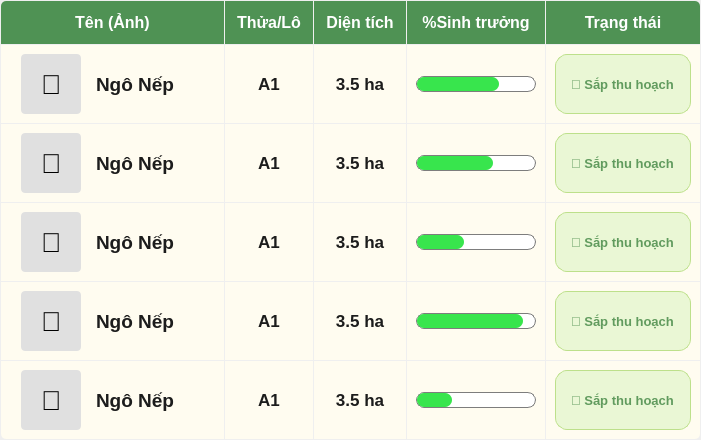
          <widget class="QFrame" name="frame_table_wrapper">
           <property name="styleSheet">
            <string notr="true">QFrame#frame_table_wrapper {
    background-color: #A0C590; /* Tạo màu viền lưới */
    border-radius: 6px;
}</string>
           </property>
           <layout class="QGridLayout" name="gridLayout_table">
            <property name="leftMargin">
             <number>1</number>
            </property>
            <property name="topMargin">
             <number>1</number>
            </property>
            <property name="rightMargin">
             <number>1</number>
            </property>
            <property name="bottomMargin">
             <number>1</number>
            </property>
            <property name="spacing">
             <number>1</number>
            </property>
            <item row="0" column="0">
             <widget class="QLabel" name="th_0">
              <property name="styleSheet">
               <string notr="true">background-color: #4F9254; color: white; font-weight: bold; font-size: 12pt; padding: 12px; border-top-left-radius: 5px;</string>
              </property>
              <property name="text">
               <string>Tên (Ảnh)</string>
              </property>
              <property name="alignment">
               <set>Qt::AlignCenter</set>
              </property>
             </widget>
            </item>
            <item row="0" column="1">
             <widget class="QLabel" name="th_1">
              <property name="styleSheet">
               <string notr="true">background-color: #4F9254; color: white; font-weight: bold; font-size: 12pt; padding: 12px;</string>
              </property>
              <property name="text">
               <string>Thửa/Lô</string>
              </property>
              <property name="alignment">
               <set>Qt::AlignCenter</set>
              </property>
             </widget>
            </item>
            <item row="0" column="2">
             <widget class="QLabel" name="th_2">
              <property name="styleSheet">
               <string notr="true">background-color: #4F9254; color: white; font-weight: bold; font-size: 12pt; padding: 12px;</string>
              </property>
              <property name="text">
               <string>Diện tích</string>
              </property>
              <property name="alignment">
               <set>Qt::AlignCenter</set>
              </property>
             </widget>
            </item>
            <item row="0" column="3">
             <widget class="QLabel" name="th_3">
              <property name="styleSheet">
               <string notr="true">background-color: #4F9254; color: white; font-weight: bold; font-size: 12pt; padding: 12px;</string>
              </property>
              <property name="text">
               <string>%Sinh trưởng</string>
              </property>
              <property name="alignment">
               <set>Qt::AlignCenter</set>
              </property>
             </widget>
            </item>
            <item row="0" column="4">
             <widget class="QLabel" name="th_4">
              <property name="styleSheet">
               <string notr="true">background-color: #4F9254; color: white; font-weight: bold; font-size: 12pt; padding: 12px; border-top-right-radius: 5px;</string>
              </property>
              <property name="text">
               <string>Trạng thái</string>
              </property>
              <property name="alignment">
               <set>Qt::AlignCenter</set>
              </property>
             </widget>
            </item>
            <item row="1" column="0">
             <widget class="QFrame" name="td1_0">
              <property name="styleSheet">
               <string notr="true">background-color: #FFFCF0;</string>
              </property>
              <layout class="QHBoxLayout">
               <property name="spacing">
                <number>15</number>
               </property>
               <property name="leftMargin">
                <number>20</number>
               </property>
               <item>
                <widget class="QLabel" name="img_1">
                 <property name="minimumSize">
                  <size>
                   <width>60</width>
                   <height>60</height>
                  </size>
                 </property>
                 <property name="maximumSize">
                  <size>
                   <width>60</width>
                   <height>60</height>
                  </size>
                 </property>
                 <property name="styleSheet">
                  <string notr="true">background-color: #E0E0E0; border-radius: 4px; font-size: 20pt;</string>
                 </property>
                 <property name="text">
                  <string>🌽</string>
                 </property>
                 <property name="alignment">
                  <set>Qt::AlignCenter</set>
                 </property>
                </widget>
               </item>
               <item>
                <widget class="QLabel" name="name_1">
                 <property name="styleSheet">
                  <string notr="true">font-size: 14pt; font-weight: bold; color: #1C1C1C; border: none;</string>
                 </property>
                 <property name="text">
                  <string>Ngô Nếp</string>
                 </property>
                </widget>
               </item>
               <item>
                <spacer>
                 <property name="orientation">
                  <enum>Qt::Horizontal</enum>
                 </property>
                 <property name="sizeHint" stdset="0">
                  <size>
                   <width>40</width>
                   <height>20</height>
                  </size>
                 </property>
                </spacer>
               </item>
              </layout>
             </widget>
            </item>
            <item row="1" column="1">
             <widget class="QLabel" name="td1_1">
              <property name="styleSheet">
               <string notr="true">background-color: #FFFCF0; color: #1C1C1C; font-weight: bold; font-size: 13pt; padding: 10px;</string>
              </property>
              <property name="text">
               <string>A1</string>
              </property>
              <property name="alignment">
               <set>Qt::AlignCenter</set>
              </property>
             </widget>
            </item>
            <item row="1" column="2">
             <widget class="QLabel" name="td1_2">
              <property name="styleSheet">
               <string notr="true">background-color: #FFFCF0; color: #1C1C1C; font-weight: bold; font-size: 13pt; padding: 10px;</string>
              </property>
              <property name="text">
               <string>3.5 ha</string>
              </property>
              <property name="alignment">
               <set>Qt::AlignCenter</set>
              </property>
             </widget>
            </item>
            <item row="1" column="3">
             <widget class="QFrame" name="td1_3">
              <property name="styleSheet">
               <string notr="true">background-color: #FFFCF0;</string>
              </property>
              <layout class="QHBoxLayout">
               <item>
                <widget class="QProgressBar" name="prg_1">
                 <property name="minimumSize">
                  <size>
                   <width>120</width>
                   <height>16</height>
                  </size>
                 </property>
                 <property name="maximumSize">
                  <size>
                   <width>120</width>
                   <height>16</height>
                  </size>
                 </property>
                 <property name="styleSheet">
                  <string notr="true">QProgressBar { border: 1px solid #7D7D7D; border-radius: 8px; background-color: #FFFFFF; } QProgressBar::chunk { background-color: #38E54D; border-radius: 7px; }</string>
                 </property>
                 <property name="value">
                  <number>70</number>
                 </property>
                 <property name="textVisible">
                  <bool>false</bool>
                 </property>
                </widget>
               </item>
              </layout>
             </widget>
            </item>
            <item row="1" column="4">
             <widget class="QFrame" name="td1_4">
              <property name="styleSheet">
               <string notr="true">background-color: #FFFCF0;</string>
              </property>
              <layout class="QHBoxLayout">
               <item>
                <widget class="QLabel" name="badge_1">
                 <property name="styleSheet">
                  <string notr="true">background-color: #EAF7D5; color: #619B5E; border: 1px solid #BDE08B; border-radius: 12px; padding: 4px 12px; font-weight: bold; font-size: 10pt;</string>
                 </property>
                 <property name="text">
                  <string>🌱 Sắp thu hoạch</string>
                 </property>
                </widget>
               </item>
              </layout>
             </widget>
            </item>
            <item row="2" column="0">
             <widget class="QFrame" name="td2_0">
              <property name="styleSheet">
               <string notr="true">background-color: #FFFCF0;</string>
              </property>
              <layout class="QHBoxLayout">
               <property name="spacing">
                <number>15</number>
               </property>
               <property name="leftMargin">
                <number>20</number>
               </property>
               <item>
                <widget class="QLabel" name="img_2">
                 <property name="minimumSize">
                  <size>
                   <width>60</width>
                   <height>60</height>
                  </size>
                 </property>
                 <property name="maximumSize">
                  <size>
                   <width>60</width>
                   <height>60</height>
                  </size>
                 </property>
                 <property name="styleSheet">
                  <string notr="true">background-color: #E0E0E0; border-radius: 4px; font-size: 20pt;</string>
                 </property>
                 <property name="text">
                  <string>🌽</string>
                 </property>
                 <property name="alignment">
                  <set>Qt::AlignCenter</set>
                 </property>
                </widget>
               </item>
               <item>
                <widget class="QLabel" name="name_2">
                 <property name="styleSheet">
                  <string notr="true">font-size: 14pt; font-weight: bold; color: #1C1C1C; border: none;</string>
                 </property>
                 <property name="text">
                  <string>Ngô Nếp</string>
                 </property>
                </widget>
               </item>
               <item>
                <spacer>
                 <property name="orientation">
                  <enum>Qt::Horizontal</enum>
                 </property>
                 <property name="sizeHint" stdset="0">
                  <size>
                   <width>40</width>
                   <height>20</height>
                  </size>
                 </property>
                </spacer>
               </item>
              </layout>
             </widget>
            </item>
            <item row="2" column="1">
             <widget class="QLabel" name="td2_1">
              <property name="styleSheet">
               <string notr="true">background-color: #FFFCF0; color: #1C1C1C; font-weight: bold; font-size: 13pt; padding: 10px;</string>
              </property>
              <property name="text">
               <string>A1</string>
              </property>
              <property name="alignment">
               <set>Qt::AlignCenter</set>
              </property>
             </widget>
            </item>
            <item row="2" column="2">
             <widget class="QLabel" name="td2_2">
              <property name="styleSheet">
               <string notr="true">background-color: #FFFCF0; color: #1C1C1C; font-weight: bold; font-size: 13pt; padding: 10px;</string>
              </property>
              <property name="text">
               <string>3.5 ha</string>
              </property>
              <property name="alignment">
               <set>Qt::AlignCenter</set>
              </property>
             </widget>
            </item>
            <item row="2" column="3">
             <widget class="QFrame" name="td2_3">
              <property name="styleSheet">
               <string notr="true">background-color: #FFFCF0;</string>
              </property>
              <layout class="QHBoxLayout">
               <item>
                <widget class="QProgressBar" name="prg_2">
                 <property name="minimumSize">
                  <size>
                   <width>120</width>
                   <height>16</height>
                  </size>
                 </property>
                 <property name="maximumSize">
                  <size>
                   <width>120</width>
                   <height>16</height>
                  </size>
                 </property>
                 <property name="styleSheet">
                  <string notr="true">QProgressBar { border: 1px solid #7D7D7D; border-radius: 8px; background-color: #FFFFFF; } QProgressBar::chunk { background-color: #38E54D; border-radius: 7px; }</string>
                 </property>
                 <property name="value">
                  <number>65</number>
                 </property>
                 <property name="textVisible">
                  <bool>false</bool>
                 </property>
                </widget>
               </item>
              </layout>
             </widget>
            </item>
            <item row="2" column="4">
             <widget class="QFrame" name="td2_4">
              <property name="styleSheet">
               <string notr="true">background-color: #FFFCF0;</string>
              </property>
              <layout class="QHBoxLayout">
               <item>
                <widget class="QLabel" name="badge_2">
                 <property name="styleSheet">
                  <string notr="true">background-color: #EAF7D5; color: #619B5E; border: 1px solid #BDE08B; border-radius: 12px; padding: 4px 12px; font-weight: bold; font-size: 10pt;</string>
                 </property>
                 <property name="text">
                  <string>🌱 Sắp thu hoạch</string>
                 </property>
                </widget>
               </item>
              </layout>
             </widget>
            </item>
            <item row="3" column="0">
             <widget class="QFrame" name="td3_0">
              <property name="styleSheet">
               <string notr="true">background-color: #FFFCF0;</string>
              </property>
              <layout class="QHBoxLayout">
               <property name="spacing">
                <number>15</number>
               </property>
               <property name="leftMargin">
                <number>20</number>
               </property>
               <item>
                <widget class="QLabel" name="img_3">
                 <property name="minimumSize">
                  <size>
                   <width>60</width>
                   <height>60</height>
                  </size>
                 </property>
                 <property name="maximumSize">
                  <size>
                   <width>60</width>
                   <height>60</height>
                  </size>
                 </property>
                 <property name="styleSheet">
                  <string notr="true">background-color: #E0E0E0; border-radius: 4px; font-size: 20pt;</string>
                 </property>
                 <property name="text">
                  <string>🌽</string>
                 </property>
                 <property name="alignment">
                  <set>Qt::AlignCenter</set>
                 </property>
                </widget>
               </item>
               <item>
                <widget class="QLabel" name="name_3">
                 <property name="styleSheet">
                  <string notr="true">font-size: 14pt; font-weight: bold; color: #1C1C1C; border: none;</string>
                 </property>
                 <property name="text">
                  <string>Ngô Nếp</string>
                 </property>
                </widget>
               </item>
               <item>
                <spacer>
                 <property name="orientation">
                  <enum>Qt::Horizontal</enum>
                 </property>
                 <property name="sizeHint" stdset="0">
                  <size>
                   <width>40</width>
                   <height>20</height>
                  </size>
                 </property>
                </spacer>
               </item>
              </layout>
             </widget>
            </item>
            <item row="3" column="1">
             <widget class="QLabel" name="td3_1">
              <property name="styleSheet">
               <string notr="true">background-color: #FFFCF0; color: #1C1C1C; font-weight: bold; font-size: 13pt; padding: 10px;</string>
              </property>
              <property name="text">
               <string>A1</string>
              </property>
              <property name="alignment">
               <set>Qt::AlignCenter</set>
              </property>
             </widget>
            </item>
            <item row="3" column="2">
             <widget class="QLabel" name="td3_2">
              <property name="styleSheet">
               <string notr="true">background-color: #FFFCF0; color: #1C1C1C; font-weight: bold; font-size: 13pt; padding: 10px;</string>
              </property>
              <property name="text">
               <string>3.5 ha</string>
              </property>
              <property name="alignment">
               <set>Qt::AlignCenter</set>
              </property>
             </widget>
            </item>
            <item row="3" column="3">
             <widget class="QFrame" name="td3_3">
              <property name="styleSheet">
               <string notr="true">background-color: #FFFCF0;</string>
              </property>
              <layout class="QHBoxLayout">
               <item>
                <widget class="QProgressBar" name="prg_3">
                 <property name="minimumSize">
                  <size>
                   <width>120</width>
                   <height>16</height>
                  </size>
                 </property>
                 <property name="maximumSize">
                  <size>
                   <width>120</width>
                   <height>16</height>
                  </size>
                 </property>
                 <property name="styleSheet">
                  <string notr="true">QProgressBar { border: 1px solid #7D7D7D; border-radius: 8px; background-color: #FFFFFF; } QProgressBar::chunk { background-color: #38E54D; border-radius: 7px; }</string>
                 </property>
                 <property name="value">
                  <number>40</number>
                 </property>
                 <property name="textVisible">
                  <bool>false</bool>
                 </property>
                </widget>
               </item>
              </layout>
             </widget>
            </item>
            <item row="3" column="4">
             <widget class="QFrame" name="td3_4">
              <property name="styleSheet">
               <string notr="true">background-color: #FFFCF0;</string>
              </property>
              <layout class="QHBoxLayout">
               <item>
                <widget class="QLabel" name="badge_3">
                 <property name="styleSheet">
                  <string notr="true">background-color: #EAF7D5; color: #619B5E; border: 1px solid #BDE08B; border-radius: 12px; padding: 4px 12px; font-weight: bold; font-size: 10pt;</string>
                 </property>
                 <property name="text">
                  <string>🌱 Sắp thu hoạch</string>
                 </property>
                </widget>
               </item>
              </layout>
             </widget>
            </item>
            <item row="4" column="0">
             <widget class="QFrame" name="td4_0">
              <property name="styleSheet">
               <string notr="true">background-color: #FFFCF0;</string>
              </property>
              <layout class="QHBoxLayout">
               <property name="spacing">
                <number>15</number>
               </property>
               <property name="leftMargin">
                <number>20</number>
               </property>
               <item>
                <widget class="QLabel" name="img_4">
                 <property name="minimumSize">
                  <size>
                   <width>60</width>
                   <height>60</height>
                  </size>
                 </property>
                 <property name="maximumSize">
                  <size>
                   <width>60</width>
                   <height>60</height>
                  </size>
                 </property>
                 <property name="styleSheet">
                  <string notr="true">background-color: #E0E0E0; border-radius: 4px; font-size: 20pt;</string>
                 </property>
                 <property name="text">
                  <string>🌽</string>
                 </property>
                 <property name="alignment">
                  <set>Qt::AlignCenter</set>
                 </property>
                </widget>
               </item>
               <item>
                <widget class="QLabel" name="name_4">
                 <property name="styleSheet">
                  <string notr="true">font-size: 14pt; font-weight: bold; color: #1C1C1C; border: none;</string>
                 </property>
                 <property name="text">
                  <string>Ngô Nếp</string>
                 </property>
                </widget>
               </item>
               <item>
                <spacer>
                 <property name="orientation">
                  <enum>Qt::Horizontal</enum>
                 </property>
                 <property name="sizeHint" stdset="0">
                  <size>
                   <width>40</width>
                   <height>20</height>
                  </size>
                 </property>
                </spacer>
               </item>
              </layout>
             </widget>
            </item>
            <item row="4" column="1">
             <widget class="QLabel" name="td4_1">
              <property name="styleSheet">
               <string notr="true">background-color: #FFFCF0; color: #1C1C1C; font-weight: bold; font-size: 13pt; padding: 10px;</string>
              </property>
              <property name="text">
               <string>A1</string>
              </property>
              <property name="alignment">
               <set>Qt::AlignCenter</set>
              </property>
             </widget>
            </item>
            <item row="4" column="2">
             <widget class="QLabel" name="td4_2">
              <property name="styleSheet">
               <string notr="true">background-color: #FFFCF0; color: #1C1C1C; font-weight: bold; font-size: 13pt; padding: 10px;</string>
              </property>
              <property name="text">
               <string>3.5 ha</string>
              </property>
              <property name="alignment">
               <set>Qt::AlignCenter</set>
              </property>
             </widget>
            </item>
            <item row="4" column="3">
             <widget class="QFrame" name="td4_3">
              <property name="styleSheet">
               <string notr="true">background-color: #FFFCF0;</string>
              </property>
              <layout class="QHBoxLayout">
               <item>
                <widget class="QProgressBar" name="prg_4">
                 <property name="minimumSize">
                  <size>
                   <width>120</width>
                   <height>16</height>
                  </size>
                 </property>
                 <property name="maximumSize">
                  <size>
                   <width>120</width>
                   <height>16</height>
                  </size>
                 </property>
                 <property name="styleSheet">
                  <string notr="true">QProgressBar { border: 1px solid #7D7D7D; border-radius: 8px; background-color: #FFFFFF; } QProgressBar::chunk { background-color: #38E54D; border-radius: 7px; }</string>
                 </property>
                 <property name="value">
                  <number>90</number>
                 </property>
                 <property name="textVisible">
                  <bool>false</bool>
                 </property>
                </widget>
               </item>
              </layout>
             </widget>
            </item>
            <item row="4" column="4">
             <widget class="QFrame" name="td4_4">
              <property name="styleSheet">
               <string notr="true">background-color: #FFFCF0;</string>
              </property>
              <layout class="QHBoxLayout">
               <item>
                <widget class="QLabel" name="badge_4">
                 <property name="styleSheet">
                  <string notr="true">background-color: #EAF7D5; color: #619B5E; border: 1px solid #BDE08B; border-radius: 12px; padding: 4px 12px; font-weight: bold; font-size: 10pt;</string>
                 </property>
                 <property name="text">
                  <string>🌱 Sắp thu hoạch</string>
                 </property>
                </widget>
               </item>
              </layout>
             </widget>
            </item>
            <item row="5" column="0">
             <widget class="QFrame" name="td5_0">
              <property name="styleSheet">
               <string notr="true">background-color: #FFFCF0; border-bottom-left-radius: 5px;</string>
              </property>
              <layout class="QHBoxLayout">
               <property name="spacing">
                <number>15</number>
               </property>
               <property name="leftMargin">
                <number>20</number>
               </property>
               <item>
                <widget class="QLabel" name="img_5">
                 <property name="minimumSize">
                  <size>
                   <width>60</width>
                   <height>60</height>
                  </size>
                 </property>
                 <property name="maximumSize">
                  <size>
                   <width>60</width>
                   <height>60</height>
                  </size>
                 </property>
                 <property name="styleSheet">
                  <string notr="true">background-color: #E0E0E0; border-radius: 4px; font-size: 20pt;</string>
                 </property>
                 <property name="text">
                  <string>🌽</string>
                 </property>
                 <property name="alignment">
                  <set>Qt::AlignCenter</set>
                 </property>
                </widget>
               </item>
               <item>
                <widget class="QLabel" name="name_5">
                 <property name="styleSheet">
                  <string notr="true">font-size: 14pt; font-weight: bold; color: #1C1C1C; border: none;</string>
                 </property>
                 <property name="text">
                  <string>Ngô Nếp</string>
                 </property>
                </widget>
               </item>
               <item>
                <spacer>
                 <property name="orientation">
                  <enum>Qt::Horizontal</enum>
                 </property>
                 <property name="sizeHint" stdset="0">
                  <size>
                   <width>40</width>
                   <height>20</height>
                  </size>
                 </property>
                </spacer>
               </item>
              </layout>
             </widget>
            </item>
            <item row="5" column="1">
             <widget class="QLabel" name="td5_1">
              <property name="styleSheet">
               <string notr="true">background-color: #FFFCF0; color: #1C1C1C; font-weight: bold; font-size: 13pt; padding: 10px;</string>
              </property>
              <property name="text">
               <string>A1</string>
              </property>
              <property name="alignment">
               <set>Qt::AlignCenter</set>
              </property>
             </widget>
            </item>
            <item row="5" column="2">
             <widget class="QLabel" name="td5_2">
              <property name="styleSheet">
               <string notr="true">background-color: #FFFCF0; color: #1C1C1C; font-weight: bold; font-size: 13pt; padding: 10px;</string>
              </property>
              <property name="text">
               <string>3.5 ha</string>
              </property>
              <property name="alignment">
               <set>Qt::AlignCenter</set>
              </property>
             </widget>
            </item>
            <item row="5" column="3">
             <widget class="QFrame" name="td5_3">
              <property name="styleSheet">
               <string notr="true">background-color: #FFFCF0;</string>
              </property>
              <layout class="QHBoxLayout">
               <item>
                <widget class="QProgressBar" name="prg_5">
                 <property name="minimumSize">
                  <size>
                   <width>120</width>
                   <height>16</height>
                  </size>
                 </property>
                 <property name="maximumSize">
                  <size>
                   <width>120</width>
                   <height>16</height>
                  </size>
                 </property>
                 <property name="styleSheet">
                  <string notr="true">QProgressBar { border: 1px solid #7D7D7D; border-radius: 8px; background-color: #FFFFFF; } QProgressBar::chunk { background-color: #38E54D; border-radius: 7px; }</string>
                 </property>
                 <property name="value">
                  <number>30</number>
                 </property>
                 <property name="textVisible">
                  <bool>false</bool>
                 </property>
                </widget>
               </item>
              </layout>
             </widget>
            </item>
            <item row="5" column="4">
             <widget class="QFrame" name="td5_4">
              <property name="styleSheet">
               <string notr="true">background-color: #FFFCF0; border-bottom-right-radius: 5px;</string>
              </property>
              <layout class="QHBoxLayout">
               <item>
                <widget class="QLabel" name="badge_5">
                 <property name="styleSheet">
                  <string notr="true">background-color: #EAF7D5; color: #619B5E; border: 1px solid #BDE08B; border-radius: 12px; padding: 4px 12px; font-weight: bold; font-size: 10pt;</string>
                 </property>
                 <property name="text">
                  <string>🌱 Sắp thu hoạch</string>
                 </property>
                </widget>
               </item>
              </layout>
             </widget>
            </item>
           </layout>
          </widget>
